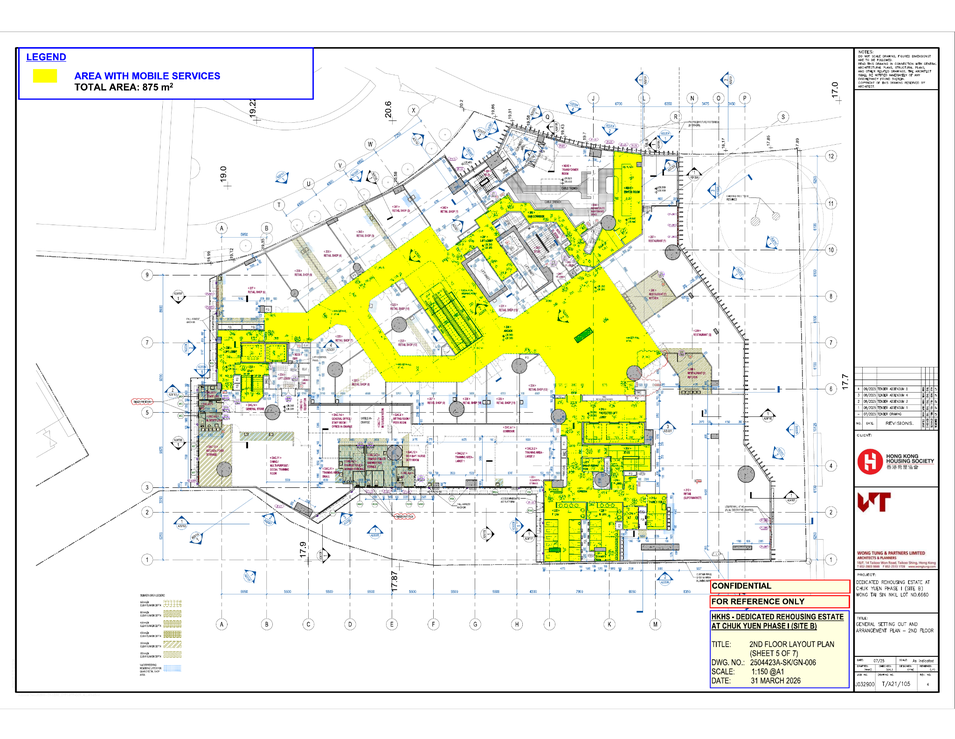
#> input picture input/546.png, 955 x 739 px, shrunk from 2048 x 1583 before the run
$ python -i solid_Green.py   (imports and definitions only)
#> lines starting #> are read from the running program, lines starting #| are printed output that depends on the picture; after the words box and inside, x2 and y2 are one past the last pixel; in counts of white or black regions, pixels touching at a corner belong together
#> further down, picture is the input picture: shape (739, 955, 3); mean B, G, R 223.6, 240.3, 239.2
# # green_fill.py

# import cv2
# import numpy as np

# def solidGreen(img):

#     hsv = cv2.cvtColor(
#         img,
#         cv2.COLOR_BGR2HSV
#     )

#     lower_green = np.array([35, 80, 80])
#     upper_green = np.array([85, 255, 255])

#     green_mask = cv2.inRange(
#         hsv,
#         lower_green,
#         upper_green
#     )

#     kernel = np.ones((15,15), np.uint8)

#     filled_mask = cv2.morphologyEx(
#         green_mask,
#         cv2.MORPH_CLOSE,
#         kernel
#     )

#     result = np.full(
#         img.shape,
#         255,
#         dtype=np.uint8
#     )

#     result[filled_mask > 0] = [0,255,0]

#     return result, filled_mask


# import cv2
# import numpy as np

# def solidGreen(img):

#     gray = cv2.cvtColor(img, cv2.COLOR_BGR2GRAY)

#     _, binary = cv2.threshold(
#         gray,
#         250,
#         255,
#         cv2.THRESH_BINARY
#     )

#     return cv2.cvtColor(binary, cv2.COLOR_GRAY2BGR), cv2.cvtColor(binary, cv2.COLOR_GRAY2BGR)
import cv2
import numpy as np

def solidGreen(img):
    gray = cv2.cvtColor(img, cv2.COLOR_BGR2GRAY)
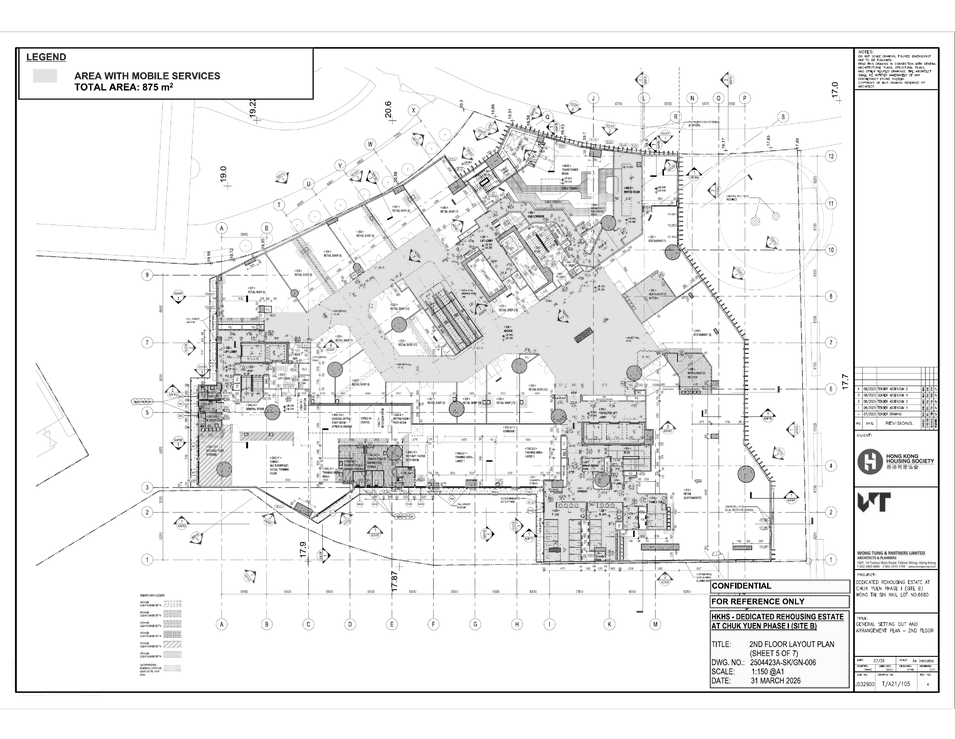
#> gray: shape (739, 955); min 0, max 255, mean 238

    _, binary = cv2.threshold(
        gray,
        250,
        255,
        cv2.THRESH_BINARY
    )
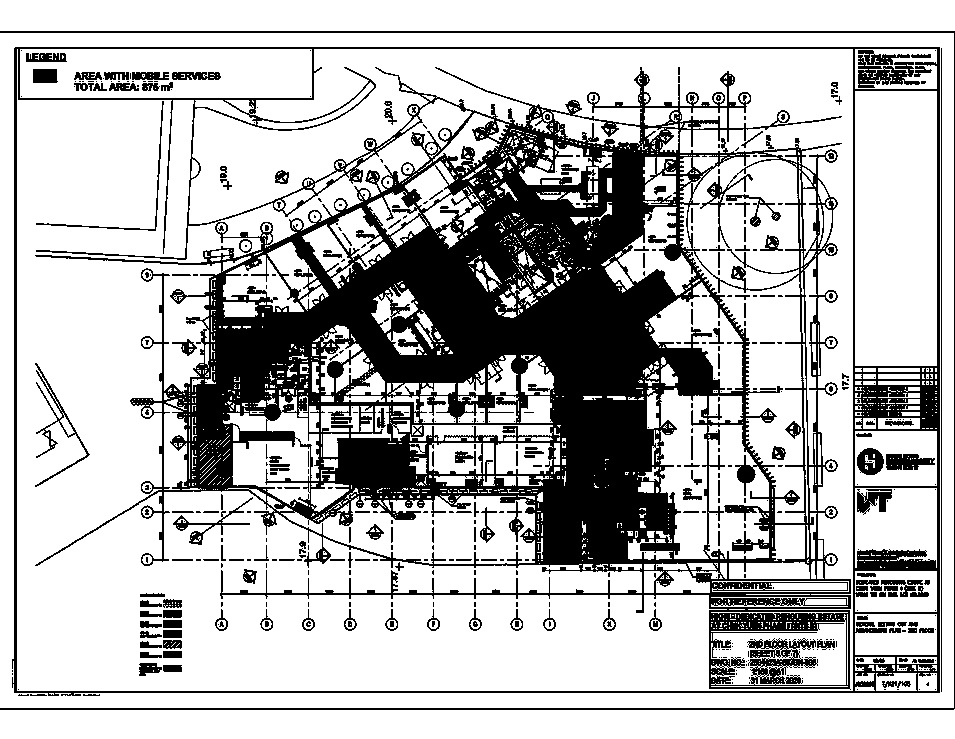
#> binary: shape (739, 955); 73.4% white; 516 black regions (328 under 20 px), largest, box (x1, y1, x2, y2) and area: (12, 47, 940, 696) 164026, (0, 31, 955, 710) 4494, (858, 50, 920, 88) 1339

    # Flip black and white
    binary = cv2.bitwise_not(binary)

    return (
        cv2.cvtColor(binary, cv2.COLOR_GRAY2BGR),
        cv2.cvtColor(binary, cv2.COLOR_GRAY2BGR)
    )

>>> import cv2
>>> picture = cv2.imread('../input/546.png')
>>> result = solidGreen(picture)
